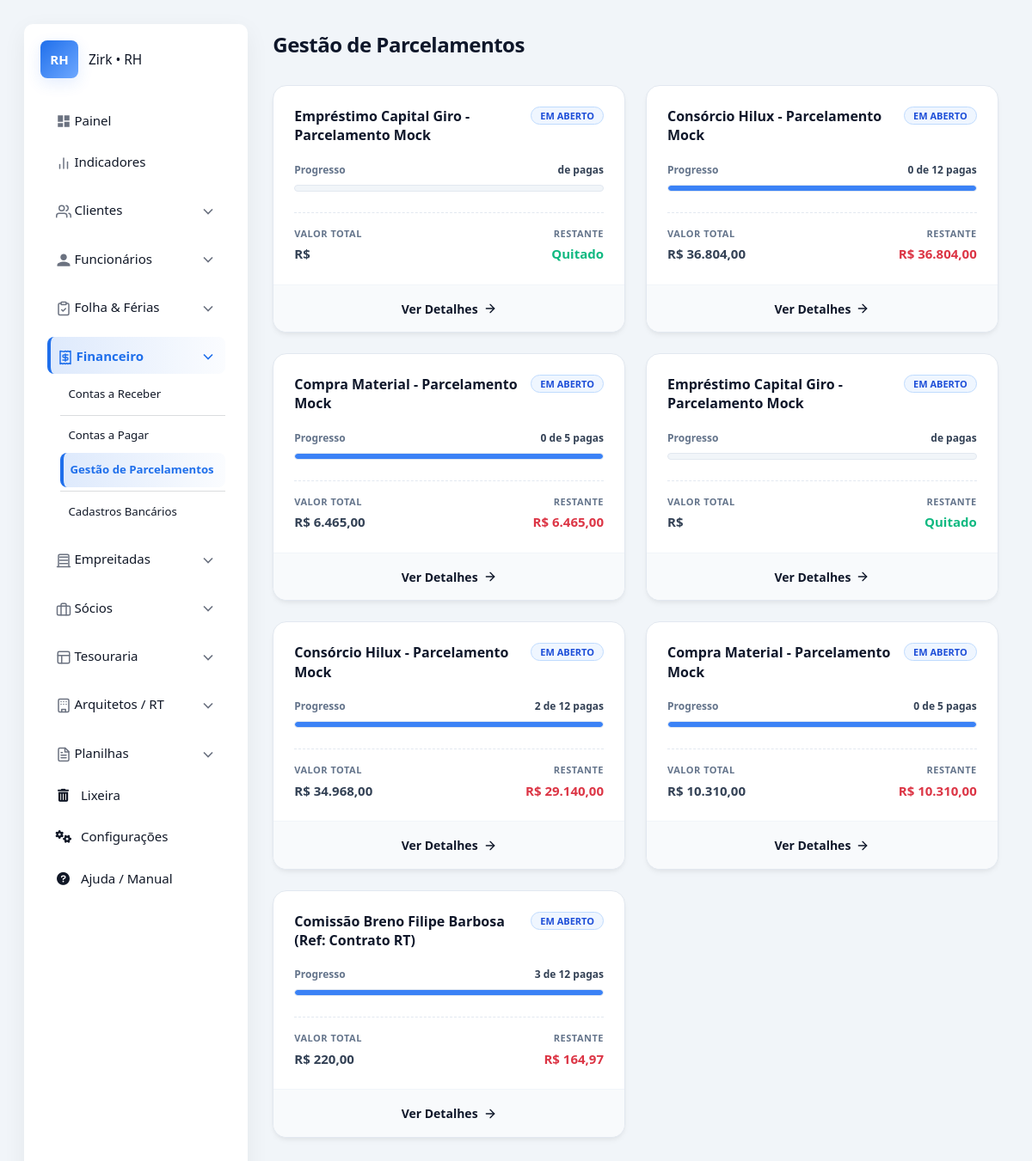
The app's page /pagar/parcelamentos/ (signed in) with its own data.
### apps/financeiro/pagar/models.py (models this page shows, shortened)
class ParcelamentoPagar(SoftDeleteMixin):
    descricao = models.CharField(max_length=255, verbose_name="Descrição do Parcelamento")
    data_criacao = models.DateTimeField(auto_now_add=True, verbose_name="Criado em")
    valor_total_original = models.DecimalField(max_digits=12, decimal_places=2, default=Decimal('0.00'))
    qtd_parcelas = models.IntegerField(default=1)
    class Meta:
        verbose_name = "Parcelamento (A Pagar)"
        verbose_name_plural = "Gestão de Parcelamentos"
        ordering = ['-data_criacao']
    def get_related_objects(self):
        parcelas = []
        modelos_filhos = [
            'parcelas_boleto', 'parcelas_gastogeral', 'parcelas_cheque',
            'parcelas_faturacartao', 'parcelas_gastoveiculoconsorcio',
            'parcelas_gastocontabilidade', 'parcelas_gastoimovel',
            'parcelas_gastoutilidade', 'parcelas_gastogasolina',
            'parcelas_comissaoarquiteto'
        ]
        for related in modelos_filhos:
            if hasattr(self, related):
                manager = getattr(self, related)
                parcelas.extend(list(manager.filter(is_deleted=False)))
        parcelas.sort(key=lambda x: x.data_vencimento if hasattr(x, 'data_vencimento') else x.data_gasto)
        return parcelas
    @property
    def resumo(self):
        parcelas = self.get_related_objects()
        total_obj = len(parcelas)
        if total_obj == 0:
            return {'pendente': 0, 'pago': 0, 'progresso': 0, 'valor_pago': 0, 'valor_aberto': 0}
        pagas = [p for p in parcelas if p.status in ['Pago', 'Recebido', 'PG', 'COM']]
        qtd_pagas = len(pagas)
        valor_pago = sum([p.get_valor_consolidado() for p in pagas])
        valor_total_atual = sum([p.get_valor_consolidado() for p in parcelas])
        valor_aberto = valor_total_atual - valor_pago
        progresso = (qtd_pagas / total_obj) * 100
        return {
            'total_parcelas': total_obj,
            'qtd_pagas': qtd_pagas,
            'qtd_pendentes': total_obj - qtd_pagas,
            'progresso': round(progresso, 1),
            'valor_pago': valor_pago,
            'valor_aberto': valor_aberto,
            'valor_total_atual': valor_total_atual
        }

### apps/financeiro/pagar/views.py (the view)
# urls.py: path('parcelamentos/', views.parcelamento_list, name='parcelamento_list'),
@login_required
def parcelamento_list(request):
    parcelamentos = ParcelamentoPagar.objects.filter(is_deleted=False)
    return render(request, 'core/financeiro/pagar/parcelamento_list.html', {
        'parcelamentos': parcelamentos
    })

### apps/configuracoes/context_processors.py (called while the page is built)
def configuracoes_globais(request):
    return {}

### apps/configuracoes/mixin.py (called while the page is built)
    def get_queryset(self):
        return super().get_queryset().filter(is_deleted=False)

### apps/ferias/service.py (called while the page is built, shortened)
def gerar_novo_periodo_aquisitivo(funcionario):
    if getattr(funcionario, 'is_deleted', False):
        return None
    if not hasattr(funcionario, 'dados_trabalhistas'):
        return None
    dados = funcionario.dados_trabalhistas
    data_admissao = dados.data_admissao_marcenaria or dados.data_admissao_contabilidade
    if not data_admissao:
        return None
    ultimo_periodo = funcionario.periodos_aquisitivos.order_by('-data_fim').first()
    hoje = timezone.now().date()
    data_limite_retroativa = hoje - relativedelta(years=2)
    data_inicio_calculada = None
    if not ultimo_periodo:
        data_inicio_calculada = data_admissao
    else:
        if ultimo_periodo.data_fim >= hoje:
            return None  # Período atual ainda está vigente
        data_inicio_calculada = ultimo_periodo.data_fim + timedelta(days=1)

def atualizar_todos_periodos():
    funcionarios = Funcionario.objects.all() # O SoftDeleteMixin já deve filtrar os deletados
    for func in funcionarios:
        if getattr(func, 'is_deleted', False):
            continue
        gerar_novo_periodo_aquisitivo(func)

### apps/financeiro/pagar/models.py (called while the page is built)
    def get_valor_consolidado(self):
        if self.status in [StatusPagamento.PAGO, 'Pago'] and self.valor_pago:
            return self.valor_pago
        return self.valor

    def get_valor_consolidado(self):
        if self.status in [StatusPagamento.PAGO, 'Pago'] and self.valor_pago:
            return self.valor_pago
        return self.valor

    def get_valor_consolidado(self):
        if self.status in [StatusPagamento.PAGO, 'Pago'] and self.valor_pago:
            return self.valor_pago
        return self.valor_comissao

### templates/core/financeiro/pagar/parcelamento_list.html (shortened to what this page needs)
{% extends 'core/base.html' %}
{% load static %}
{% block content %}
<div class="dash-container">
    <div class="dash-header">
        <h1 class="dash-title">Gestão de Parcelamentos</h1>
    </div>
    <div class="cards-grid">
        {% for p in parcelamentos %}
            {% with resumo=p.resumo %}
            <div class="parcela-card">
                <div class="card-body">
                    <div class="card-top">
                        <h3 class="card-title">{{ p.descricao }}</h3>
                        {% if resumo.progresso == 100 %}
                            <span class="badge bg-success-soft">Concluído</span>
                        {% else %}
                            <span class="badge bg-blue-soft">Em Aberto</span>
                        {% endif %}
                    </div>
                    <div class="progresso-container">
                        <div class="progresso-info">
                            <span>Progresso</span>
                            <span style="color: var(--slate-700);">{{ resumo.qtd_pagas }} de {{ resumo.total_parcelas }} pagas</span>
                        </div>
                        <div class="progress-track">
                            <div class="progress-fill {% if resumo.progresso == 100 %}fill-green{% else %}fill-blue{% endif %}"
                                 style="width: {{ resumo.progresso }}%"></div>
                        </div>
                    </div>
                    <div class="valores-grid">
                        <div>
                            <div class="val-label">Valor Total</div>
                            <div class="val-valor">R$ {{ resumo.valor_total_atual|floatformat:"2g" }}</div>
                        </div>
                        <div style="text-align: right;">
                            <div class="val-label">Restante</div>
                            {% if resumo.valor_aberto > 0 %}
                                <div class="val-valor text-danger">R$ {{ resumo.valor_aberto|floatformat:"2g" }}</div>
                            {% else %}
                                <div class="val-valor" style="color: var(--green-500);">Quitado</div>
                            {% endif %}
                        </div>
                    </div>
                </div>
                <div class="card-footer">
                    <a href="{% url 'pagar:parcelamento_detail' p.pk %}" class="btn-link-card">
                        Ver Detalhes
                        <svg xmlns="http://www.w3.org/2000/svg" width="16" height="16" viewBox="0 0 24 24" fill="none" stroke="currentColor" stroke-width="2" stroke-linecap="round" stroke-linejoin="round"><line x1="5" y1="12" x2="19" y2="12"></line><polyline points="12 5 19 12 12 19"></polyline></svg>
                    </a>
                </div>
            </div>
            {% endwith %}
        {% endfor %}
    </div>
</div>
{% endblock %}

### static/core/css/style.css (style rules this page uses)
:root { --bg: #f5f7fb; --surface: #ffffff; --surface-secondary: #f7faff; --text: #111827; --text-secondary: #4b5563; --muted: #6b7280; --primary: #1f6feb; --primary-hover: #1a5dbd; --accent: #13a38c; --danger: #e5544b; --border-color: #e5e7eb; --input-bg: #fbfcfe; --input-border: #e7edf8; --table-header-bg: #f4f4f4; --table-row-hover: #f9f9f9; --nav-hover: #F3F6FB; --shadow-color: rgba(15, 23, 42, 0.06); --shadow-primary: rgba(31, 111, 235, 0.12); --radius: 10px; --gap: 18px; font-family: Inter, system-ui, -apple-system, "Segoe UI", Roboto, "Helvetica Neue", Arial; font-size: 15px; }
* { box-sizing: border-box; }
html, body { height: 100%; margin: 0; background: var(--bg); color: var(--text); -webkit-font-smoothing: antialiased; }
a:not(.btn), a:not(.btn):link, a:not(.btn):visited, a:not(.btn):hover, a:not(.btn):active, a:not(.btn):focus { text-decoration: none !important; color: inherit !important; }

### templates/core/financeiro/pagar/parcelamento_list.html (style rules this page uses)
:root { --font-sans: ui-sans-serif, system-ui, -apple-system, BlinkMacSystemFont, "Segoe UI", Roboto, "Helvetica Neue", Arial, sans-serif; --slate-50: #f8fafc; --slate-100: #f1f5f9; --slate-200: #e2e8f0; --slate-300: #cbd5e1; --slate-400: #94a3b8; --slate-500: #64748b; --slate-600: #475569; --slate-700: #334155; --slate-900: #0f172a; --blue-50: #eff6ff; --blue-500: #3b82f6; --blue-600: #2563eb; --blue-700: #1d4ed8; --green-50: #ecfdf5; --green-500: #10b981; --green-700: #047857; --red-500: #ef4444; --white: #ffffff; }
body { background-color: var(--slate-100) !important; }
.dash-container { font-family: var(--font-sans); color: var(--slate-900); padding-bottom: 60px; max-width: 1200px; margin: 0 auto; }
.dash-header { margin-bottom: 32px; display: flex; justify-content: space-between; align-items: center; padding-top: 10px; }
.dash-title { font-size: 24px; font-weight: 800; color: var(--slate-900); margin: 0; letter-spacing: -0.5px; }
.cards-grid { display: grid; grid-template-columns: repeat(auto-fill, minmax(340px, 1fr)); gap: 24px; }
.parcela-card { background-color: var(--white); border: 1px solid var(--slate-200); border-radius: 16px; overflow: hidden; display: flex; flex-direction: column; box-shadow: 0 4px 6px -1px rgba(0, 0, 0, 0.05), 0 2px 4px -1px rgba(0, 0, 0, 0.03); transition: transform 0.2s ease, box-shadow 0.2s ease, border-color 0.2s; }
.card-body { padding: 24px; flex: 1; }
.card-footer { padding: 16px 24px; background-color: var(--slate-50); border-top: 1px solid var(--slate-100); text-align: center; }
.card-top { display: flex; justify-content: space-between; align-items: flex-start; margin-bottom: 20px; gap: 12px; }
.card-title { font-size: 16px; font-weight: 700; color: var(--slate-900); line-height: 1.4; margin: 0; }
.badge { padding: 4px 10px; border-radius: 20px; font-size: 11px; font-weight: 600; text-transform: uppercase; white-space: nowrap; }
.bg-blue-soft { background-color: var(--blue-50); color: var(--blue-700); border: 1px solid #bfdbfe; }
.progresso-container { margin-bottom: 24px; }
.progresso-info { display: flex; justify-content: space-between; font-size: 12px; margin-bottom: 8px; color: var(--slate-500); font-weight: 600; }
.progress-track { height: 8px; background-color: var(--slate-100); border-radius: 99px; overflow: hidden; border: 1px solid var(--slate-200); }
.progress-fill { height: 100%; border-radius: 99px; transition: width 0.5s ease; }
.fill-blue { background-color: var(--blue-500); }
.valores-grid { display: grid; grid-template-columns: 1fr 1fr; gap: 16px; border-top: 1px dashed var(--slate-200); padding-top: 16px; }
.val-label { font-size: 11px; text-transform: uppercase; color: var(--slate-500); font-weight: 600; margin-bottom: 4px; letter-spacing: 0.5px; }
.val-valor { font-size: 15px; font-weight: 700; color: var(--slate-700); }
.text-danger { color: var(--red-500); }
.btn-link-card { color: var(--blue-600); font-weight: 600; font-size: 14px; text-decoration: none; display: inline-flex; align-items: center; gap: 6px; transition: gap 0.2s; }

### records on screen
ParcelamentoPagar: descricao "Empréstimo Capital Giro - Parcelamento Mock", shows "Quitado"
ParcelamentoPagar: descricao "Consórcio Hilux - Parcelamento Mock", resumo.qtd_pagas "0", resumo.total_parcelas "12", {{ resumo.progresso }} 0,0 (drawn), resumo.valor_total_atual "36.804,00", resumo.valor_aberto "36.804,00"
ParcelamentoPagar: descricao "Compra Material - Parcelamento Mock", resumo.qtd_pagas "0", resumo.total_parcelas "5", {{ resumo.progresso }} 0,0 (drawn), resumo.valor_total_atual "6.465,00", resumo.valor_aberto "6.465,00"
ParcelamentoPagar: descricao "Empréstimo Capital Giro - Parcelamento Mock", shows "Quitado"
ParcelamentoPagar: descricao "Consórcio Hilux - Parcelamento Mock", resumo.qtd_pagas "2", resumo.total_parcelas "12", {{ resumo.progresso }} 16,7 (drawn), resumo.valor_total_atual "34.968,00", resumo.valor_aberto "29.140,00"
ParcelamentoPagar: descricao "Compra Material - Parcelamento Mock", resumo.qtd_pagas "0", resumo.total_parcelas "5", {{ resumo.progresso }} 0,0 (drawn), resumo.valor_total_atual "10.310,00", resumo.valor_aberto "10.310,00"
ParcelamentoPagar: descricao "Comissão Breno Filipe Barbosa (Ref: Contrato RT)", resumo.qtd_pagas "3", resumo.total_parcelas "12", {{ resumo.progresso }} 25,0 (drawn), resumo.valor_total_atual "220,00", resumo.valor_aberto "164,97"
